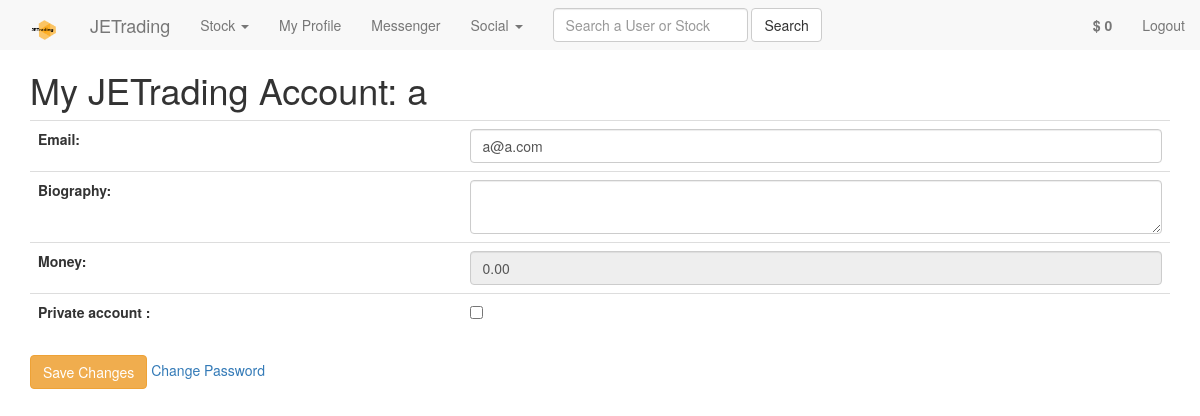
Screenshot of /Default/edit/6 (signed in) with the database file from the repository.
### tables this page shows
CREATE TABLE `user` (
  `user_id` int(11) NOT NULL,
  `user_name` varchar(30) DEFAULT NULL,
  `password_hash` varchar(100) DEFAULT NULL,
  `email` varchar(50) DEFAULT NULL,
  `login_token` int(11) DEFAULT NULL,
  `biography` text,
  `privacy_flag` tinyint(1) DEFAULT NULL,
  `money` decimal(8,2) DEFAULT NULL
);

### htdocs/app/core/App.php (called while the page is built, shortened)
<?php
class App
{
	protected $method = 'index';
	public function __construct(){
		$url = $this->parseURL();
		unset($url[0]);
		$this->controller = new $this->controller();
		if(isset($url[1])){
			if(method_exists($this->controller, $url[1])){
				$this->method = $url[1];
			}
			unset($url[1]);
		}
		$this->params = $url ? array_values($url) : [];
		call_user_func_array([$this->controller, $this->method], $this->params);
	}
	public function parseUrl(){
		if(isset($_GET['url'])){
			return explode('/', filter_var(rtrim($_GET['url'], '/'), FILTER_SANITIZE_URL));
		}
	}
}
?>

### htdocs/index.php (called while the page is built, shortened)
<?php
$app = new App();
?>

### htdocs/app/core/Model.php (called while the page is built, shortened)
<?php
class Model{
	public function __construct()
    {
        $server = 'localhost';
        $DBName = 'jetdb';
        $user = 'root';
        $pass = '';
    }
}
?>

### htdocs/app/models/User.php (called while the page is built, shortened)
<?php
class User extends Model{
    public function get($user_id)
    {
        $stmt = self::$_connection->prepare("SELECT * FROM user WHERE user_id = :user_id");
        $stmt->execute(['user_id'=>$user_id]);
        $stmt->setFetchMode(PDO::FETCH_CLASS, 'User');
        return $stmt->fetch();
    }
    public function find($user_name)
    {
        $stmt = self::$_connection->prepare("SELECT * FROM USER WHERE user_name = :user_name");
        $stmt->execute(['user_name'=>$user_name]);
        $stmt->setFetchMode(PDO::FETCH_CLASS,'User');
        return $stmt->fetch();
    }
}

### htdocs/app/views/Default/editUser.php (the view, shortened to what this page needs)
<html>
<head>
</head>
<body>
<div class="container">
	<h1>My JETrading Account: <?php echo $_SESSION['user_name'];?></h1>
	<form method='post'>
		<table class="table">
			<tr>
				<td><label>Email:</label></td>
				<td><input class="form-control" type='email' name='email' value="<?php echo $model->email; ?>" /></td>
			</tr>
			<tr>
				<td><label>Biography:</label></td>
				<td><textarea name='biography' class="form-control" width=""><?php echo $model->biography; ?></textarea></td>
			</tr>
			<tr>
				<td><label>Money:</label></td>
				<td><input class="form-control" type='number' name='money' min="<?php echo $model->money; ?>" value="<?php echo $model->money; ?>"readonly /></td>
			</tr>
			<tr>
				<td><label>Private account :</label></td>
				<td><input type='checkbox' name='privacy_flag' value=1  <?php if ($model->privacy_flag == 1){echo 'checked';}?>/></label><br></td>
			</tr>
		</table>
		<input type='submit' class="btn btn-warning" name='action' value='Save Changes'/>
		<a href="/Default/password_reset/<?php echo $_SESSION['user_id']?>">Change Password</a>
	</form>
</div>
</body>
</html>

### htdocs/app/views/Global/logged_in_nav.php (shortened to what this page needs)
<nav class="navbar-default">
  <div class="container-fluid">
    <div class="navbar-header">
   	  <a class="navbar-brand" href="/Forum/index">
	    <img src="/app/icons/jetrading-1.png" width="30" height="30" alt="">
	  </a>
      <a class="navbar-brand" href="/Forum/index">JETrading</a>
    </div>
    <ul class="nav navbar-nav">
      <li class="dropdown">
        <a class="dropdown-toggle" data-toggle="dropdown" href="/Forum/index">Stock
        <span class="caret"></span></a>
      </li>
      <li><a href="/Default/edit/<?php echo $_SESSION['user_id'] ?>">My Profile</a></li>
      <li><a href="/Message/index/<?php echo $_SESSION['user_id'] ?>">Messenger</a></li>
      <li class="dropdown">
        <a class="dropdown-toggle" data-toggle="dropdown" href="#">Social
        <span class="caret"></span></a>
      </li>
    </ul>
    <ul class="nav navbar-nav navbar-right">
      <li>
      	<a style="font-weight:bold" .disabled>
	      	$ <?php
	      		require_once 'app/models/User.php';
	      		 echo number_format($this->getCurrentUserMoney());
	      	?>
      	</a>
      </li>
      <li><a href="/Login/logout">Logout</a></li>
    </ul>
    <form class="navbar-form navbar-left" method="post" action="../../Global/search">
      <div class="form-group">
        <input type="text" class="form-control" placeholder="Search a User or Stock" name="search">
      </div>
      <input type='submit' class="btn btn-default" name='searchAction' value='Search'  />
    </form>
  </div>
</nav>

### rows the page displays
user: money "0", email "a@a.com", money "0.00"

### other values shown
$_SESSION['user_name'] "a"
